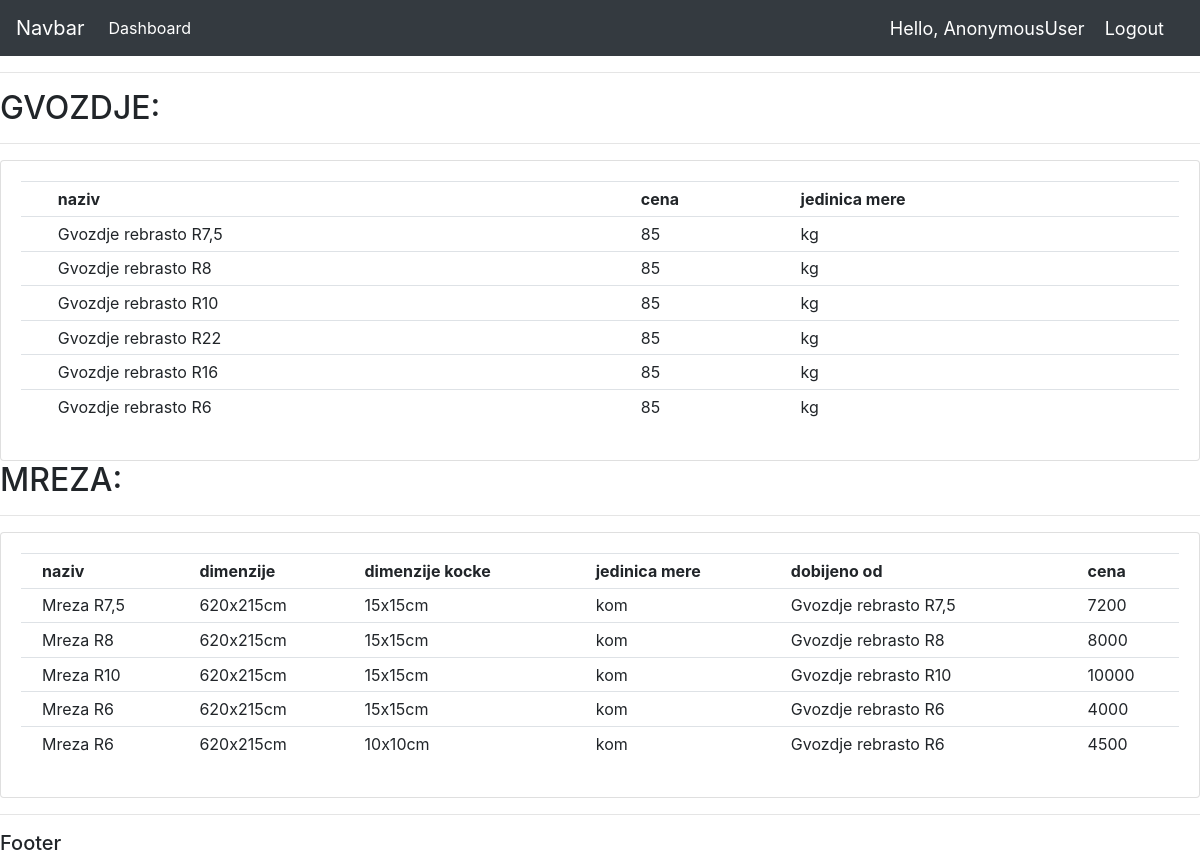
/user, run on an earlier commit of the app's database.
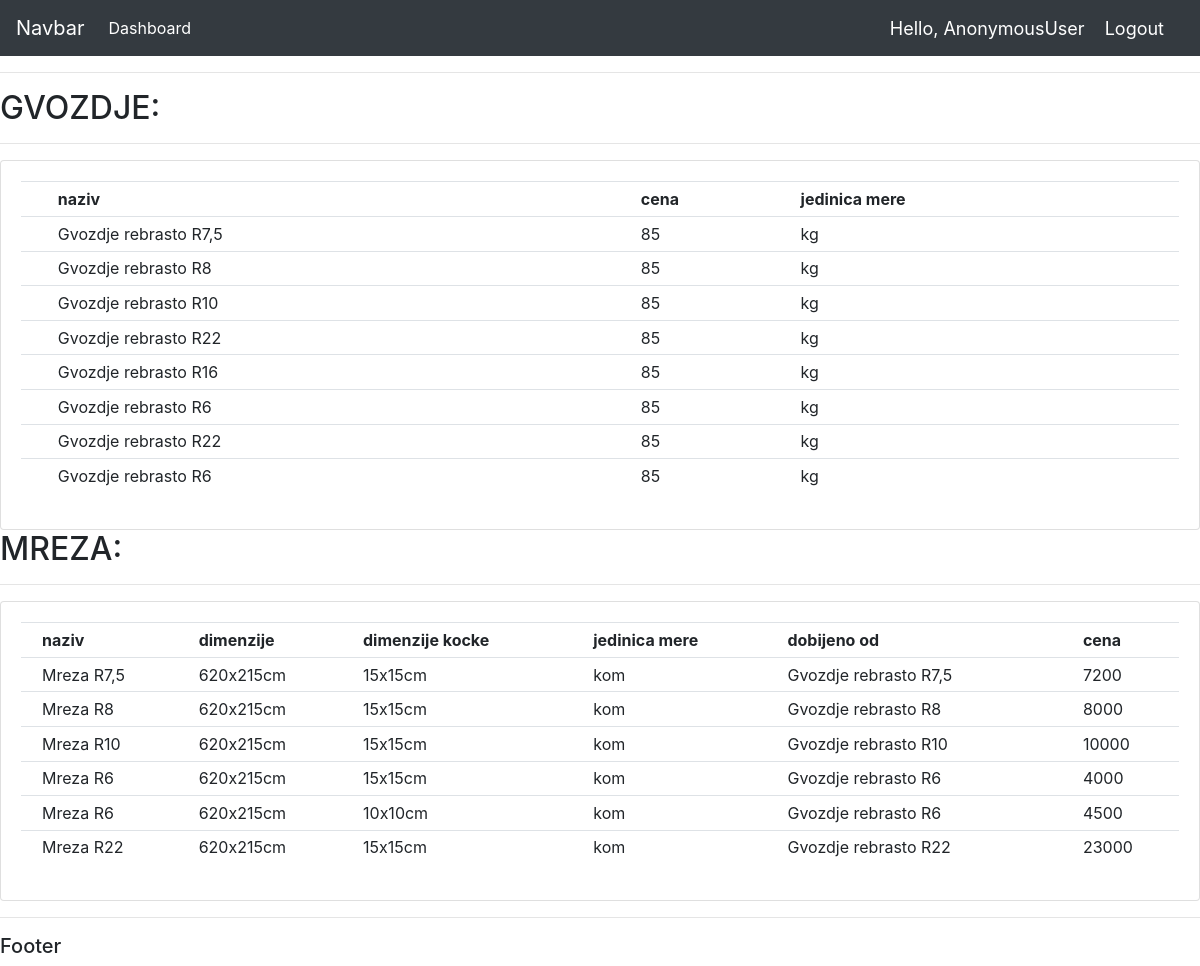
And on a later commit of the database.
### gvozdje/models.py (models this page shows, shortened)
class Gvozdje(models.Model):
    naziv = models.CharField(max_length=50)
    jedinicaMere = models.CharField(max_length=4)
    cena_DIN = models.IntegerField(default=0)
    def __str__(self):
        return self.naziv

class Mreza(models.Model):
    naziv = models.CharField(max_length=100)
    dimenzijeKocke = models.CharField(max_length=50)
    dimenzije = models.CharField(max_length=50)
    jedinicaMere = models.CharField(max_length=4)
    cena_DIN = models.IntegerField(default=0)
    proizvedeno_Od = models.ForeignKey(Gvozdje, on_delete = models.CASCADE)

### gvozdje/views.py (the view)
# urls.py: path('user', views.userPage, name='userPage'),
def userPage(request):
    gvozdje = Gvozdje.objects.all()
    mreza = Mreza.objects.all()
    return render(request, 'gvozdje/user.html', {'gvozdje': gvozdje, 'mreza': mreza})

### gvozdje/templates/gvozdje/user.html (shortened to what this page needs)
{% extends 'gvozdje/main.html' %}
{% block content %}
<hr class = "row">
    <h2>GVOZDJE:</h2>
    <hr>
    <div class="card card-body">
        <table class="table table-sm">
            <tr>
                <th></th>
                <th>naziv</th>
                <th>cena</th>
                <th>jedinica mere</th>
            </tr>
            {% for i in gvozdje %}
            <tr>
                 <td></td>
                 <td>{{i.naziv}}</td>
                 <td>{{i.cena_DIN}}</td>
                 <td>{{i.jedinicaMere}}</td>
            </tr>
            {% endfor %}
        </table>
    </div>
    <h2>MREZA:</h2>
    <hr>
    <div class = "card card-body">
        <table class="table table-sm">
            <tr>
                <th></th>
                <th>naziv</th>
                <th>dimenzije</th>
                <th>dimenzije kocke</th>
                <th>jedinica mere</th>
                <th>dobijeno od</th>
                <th>cena</th>
            </tr>
            {% for i in mreza %}
            <tr>
                 <td></td>
                 <td>{{i.naziv}}</td>
                 <td>{{i.dimenzije}}</td>
                 <td>{{i.dimenzijeKocke}}</td>
                 <td>{{i.jedinicaMere}}</td>
                 <td>{{i.proizvedeno_Od}}</td>
                 <td>{{i.cena_DIN}}</td>
            </tr>
            {% endfor %}
        </table>
    </div>
{% endblock %}

### gvozdje/templates/gvozdje/main.html (shortened to what this page needs)
<!DOCTYPE html>
<html lang="en">
<head>
    <link rel="stylesheet" href="https://stackpath.bootstrapcdn.com/bootstrap/4.3.1/css/bootstrap.min.css">
</head>
<body>
    {% include 'gvozdje/navbar.html' %}
    {% block content %}
    {% endblock %}
    <hr>
    <h5>Footer</h5>
</body>
</html>

### gvozdje/templates/gvozdje/navbar.html (shortened to what this page needs)
<nav class="navbar navbar-expand-lg navbar-dark bg-dark">
  <a class="navbar-brand" href="#">Navbar</a>
  <div class="collapse navbar-collapse" id="navbarNav">
    <ul class="navbar-nav">
      <li class="nav-item active">
        <a class="nav-link" href="/">Dashboard</a>
      </li>
    </ul>
  </div>
  <span class="hello-msg">Hello, {{request.user}}</span>
  <span><a class="hello-msg" href="{% url 'gvozdje:logout' %}"> Logout</a></span>
</nav>

### gvozdje/templates/gvozdje/navbar.html (style rules this page uses)
.hello-msg { font-size: 18px; color: #fff; margin-right: 20px; }

What changed in the data, as far as the page shows it:
added Gvozdje: naziv "Gvozdje rebrasto R22", cena_DIN "85", jedinicaMere "kg"
added Gvozdje: naziv "Gvozdje rebrasto R6", cena_DIN "85", jedinicaMere "kg"
added Mreza: naziv "Mreza R22", dimenzije "620x215cm", dimenzijeKocke "15x15cm", jedinicaMere "kom", proizvedeno_Od "Gvozdje rebrasto R22", cena_DIN "23000"
